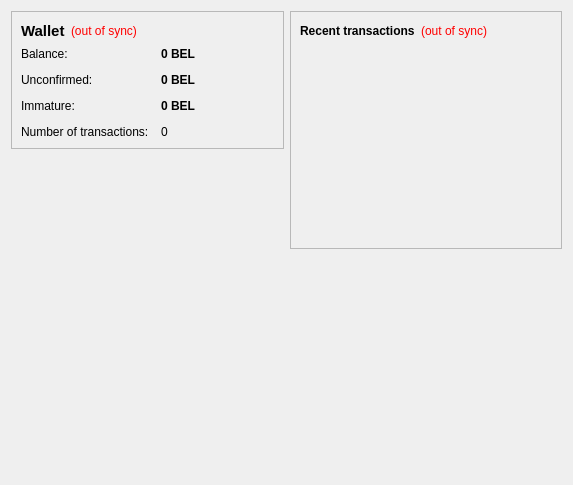
<?xml version="1.0" encoding="UTF-8"?>
<ui version="4.0">
 <class>OverviewPage</class>
 <widget class="QWidget" name="OverviewPage">
  <property name="geometry">
   <rect>
    <x>0</x>
    <y>0</y>
    <width>573</width>
    <height>485</height>
   </rect>
  </property>
  <property name="windowTitle">
   <string>Form</string>
  </property>
  <layout class="QHBoxLayout" name="horizontalLayout" stretch="1,1">
   <item>
    <layout class="QVBoxLayout" name="verticalLayout_2">
     <item>
      <widget class="QFrame" name="frame">
       <property name="frameShape">
        <enum>QFrame::StyledPanel</enum>
       </property>
       <property name="frameShadow">
        <enum>QFrame::Raised</enum>
       </property>
       <layout class="QVBoxLayout" name="verticalLayout_4">
        <item>
         <layout class="QHBoxLayout" name="horizontalLayout_4">
          <item>
           <widget class="QLabel" name="label_5">
            <property name="font">
             <font>
              <pointsize>11</pointsize>
              <weight>75</weight>
              <bold>true</bold>
             </font>
            </property>
            <property name="text">
             <string>Wallet</string>
            </property>
           </widget>
          </item>
          <item>
           <widget class="QLabel" name="labelWalletStatus">
            <property name="toolTip">
             <string>The displayed information may be out of date. Your wallet automatically synchronizes with the BillionCoin network after a connection is established, but this process has not completed yet.</string>
            </property>
            <property name="styleSheet">
             <string notr="true">QLabel { color: red; }</string>
            </property>
            <property name="text">
             <string notr="true">(out of sync)</string>
            </property>
            <property name="alignment">
             <set>Qt::AlignLeading|Qt::AlignLeft|Qt::AlignVCenter</set>
            </property>
           </widget>
          </item>
          <item>
           <spacer name="horizontalSpacer_2">
            <property name="orientation">
             <enum>Qt::Horizontal</enum>
            </property>
            <property name="sizeHint" stdset="0">
             <size>
              <width>40</width>
              <height>20</height>
             </size>
            </property>
           </spacer>
          </item>
         </layout>
        </item>
        <item>
         <layout class="QFormLayout" name="formLayout_2">
          <property name="fieldGrowthPolicy">
           <enum>QFormLayout::AllNonFixedFieldsGrow</enum>
          </property>
          <property name="horizontalSpacing">
           <number>12</number>
          </property>
          <property name="verticalSpacing">
           <number>12</number>
          </property>
          <item row="0" column="0">
           <widget class="QLabel" name="label">
            <property name="text">
             <string>Balance:</string>
            </property>
           </widget>
          </item>
          <item row="0" column="1">
           <widget class="QLabel" name="labelBalance">
            <property name="font">
             <font>
              <weight>75</weight>
              <bold>true</bold>
             </font>
            </property>
            <property name="cursor">
             <cursorShape>IBeamCursor</cursorShape>
            </property>
            <property name="toolTip">
             <string>Your current balance</string>
            </property>
            <property name="text">
             <string notr="true">0 BEL</string>
            </property>
            <property name="textInteractionFlags">
             <set>Qt::LinksAccessibleByMouse|Qt::TextSelectableByKeyboard|Qt::TextSelectableByMouse</set>
            </property>
           </widget>
          </item>
          <item row="1" column="0">
           <widget class="QLabel" name="label_3">
            <property name="text">
             <string>Unconfirmed:</string>
            </property>
           </widget>
          </item>
          <item row="1" column="1">
           <widget class="QLabel" name="labelUnconfirmed">
            <property name="font">
             <font>
              <weight>75</weight>
              <bold>true</bold>
             </font>
            </property>
            <property name="cursor">
             <cursorShape>IBeamCursor</cursorShape>
            </property>
            <property name="toolTip">
             <string>Total of transactions that have yet to be confirmed, and do not yet count toward the current balance</string>
            </property>
            <property name="text">
             <string notr="true">0 BEL</string>
            </property>
            <property name="textInteractionFlags">
             <set>Qt::LinksAccessibleByMouse|Qt::TextSelectableByKeyboard|Qt::TextSelectableByMouse</set>
            </property>
           </widget>
          </item>
          <item row="3" column="0">
           <widget class="QLabel" name="label_2">
            <property name="text">
             <string>Number of transactions:</string>
            </property>
           </widget>
          </item>
          <item row="3" column="1">
           <widget class="QLabel" name="labelNumTransactions">
            <property name="toolTip">
             <string>Total number of transactions in wallet</string>
            </property>
            <property name="text">
             <string notr="true">0</string>
            </property>
           </widget>
          </item>
          <item row="2" column="0">
           <widget class="QLabel" name="labelImmatureText">
            <property name="text">
             <string>Immature:</string>
            </property>
           </widget>
          </item>
          <item row="2" column="1">
           <widget class="QLabel" name="labelImmature">
            <property name="font">
             <font>
              <weight>75</weight>
              <bold>true</bold>
             </font>
            </property>
            <property name="toolTip">
             <string>Mined balance that has not yet matured</string>
            </property>
            <property name="text">
             <string notr="true">0 BEL</string>
            </property>
            <property name="textInteractionFlags">
             <set>Qt::LinksAccessibleByMouse|Qt::TextSelectableByKeyboard|Qt::TextSelectableByMouse</set>
            </property>
           </widget>
          </item>
         </layout>
        </item>
       </layout>
      </widget>
     </item>
     <item>
      <spacer name="verticalSpacer">
       <property name="orientation">
        <enum>Qt::Vertical</enum>
       </property>
       <property name="sizeHint" stdset="0">
        <size>
         <width>20</width>
         <height>40</height>
        </size>
       </property>
      </spacer>
     </item>
     <item>
      <widget class="QLabel" name="label_6">
       <property name="text">
        <string/>
       </property>
      </widget>
     </item>
    </layout>
   </item>
   <item>
    <layout class="QVBoxLayout" name="verticalLayout_3">
     <item>
      <widget class="QFrame" name="frame_2">
       <property name="frameShape">
        <enum>QFrame::StyledPanel</enum>
       </property>
       <property name="frameShadow">
        <enum>QFrame::Raised</enum>
       </property>
       <layout class="QVBoxLayout" name="verticalLayout">
        <item>
         <layout class="QHBoxLayout" name="horizontalLayout_2">
          <item>
           <widget class="QLabel" name="label_4">
            <property name="text">
             <string>&lt;b&gt;Recent transactions&lt;/b&gt;</string>
            </property>
           </widget>
          </item>
          <item>
           <widget class="QLabel" name="labelTransactionsStatus">
            <property name="toolTip">
             <string>The displayed information may be out of date. Your wallet automatically synchronizes with the BillionCoin network after a connection is established, but this process has not completed yet.</string>
            </property>
            <property name="styleSheet">
             <string notr="true">QLabel { color: red; }</string>
            </property>
            <property name="text">
             <string notr="true">(out of sync)</string>
            </property>
            <property name="alignment">
             <set>Qt::AlignRight|Qt::AlignTrailing|Qt::AlignVCenter</set>
            </property>
           </widget>
          </item>
          <item>
           <spacer name="horizontalSpacer">
            <property name="orientation">
             <enum>Qt::Horizontal</enum>
            </property>
            <property name="sizeHint" stdset="0">
             <size>
              <width>40</width>
              <height>20</height>
             </size>
            </property>
           </spacer>
          </item>
         </layout>
        </item>
        <item>
         <widget class="QListView" name="listTransactions">
          <property name="styleSheet">
           <string notr="true">QListView { background: transparent; }</string>
          </property>
          <property name="frameShape">
           <enum>QFrame::NoFrame</enum>
          </property>
          <property name="verticalScrollBarPolicy">
           <enum>Qt::ScrollBarAlwaysOff</enum>
          </property>
          <property name="horizontalScrollBarPolicy">
           <enum>Qt::ScrollBarAlwaysOff</enum>
          </property>
          <property name="selectionMode">
           <enum>QAbstractItemView::NoSelection</enum>
          </property>
         </widget>
        </item>
       </layout>
      </widget>
     </item>
     <item>
      <spacer name="verticalSpacer_2">
       <property name="orientation">
        <enum>Qt::Vertical</enum>
       </property>
       <property name="sizeHint" stdset="0">
        <size>
         <width>20</width>
         <height>40</height>
        </size>
       </property>
      </spacer>
     </item>
    </layout>
   </item>
  </layout>
 </widget>
 <resources/>
 <connections/>
</ui>
